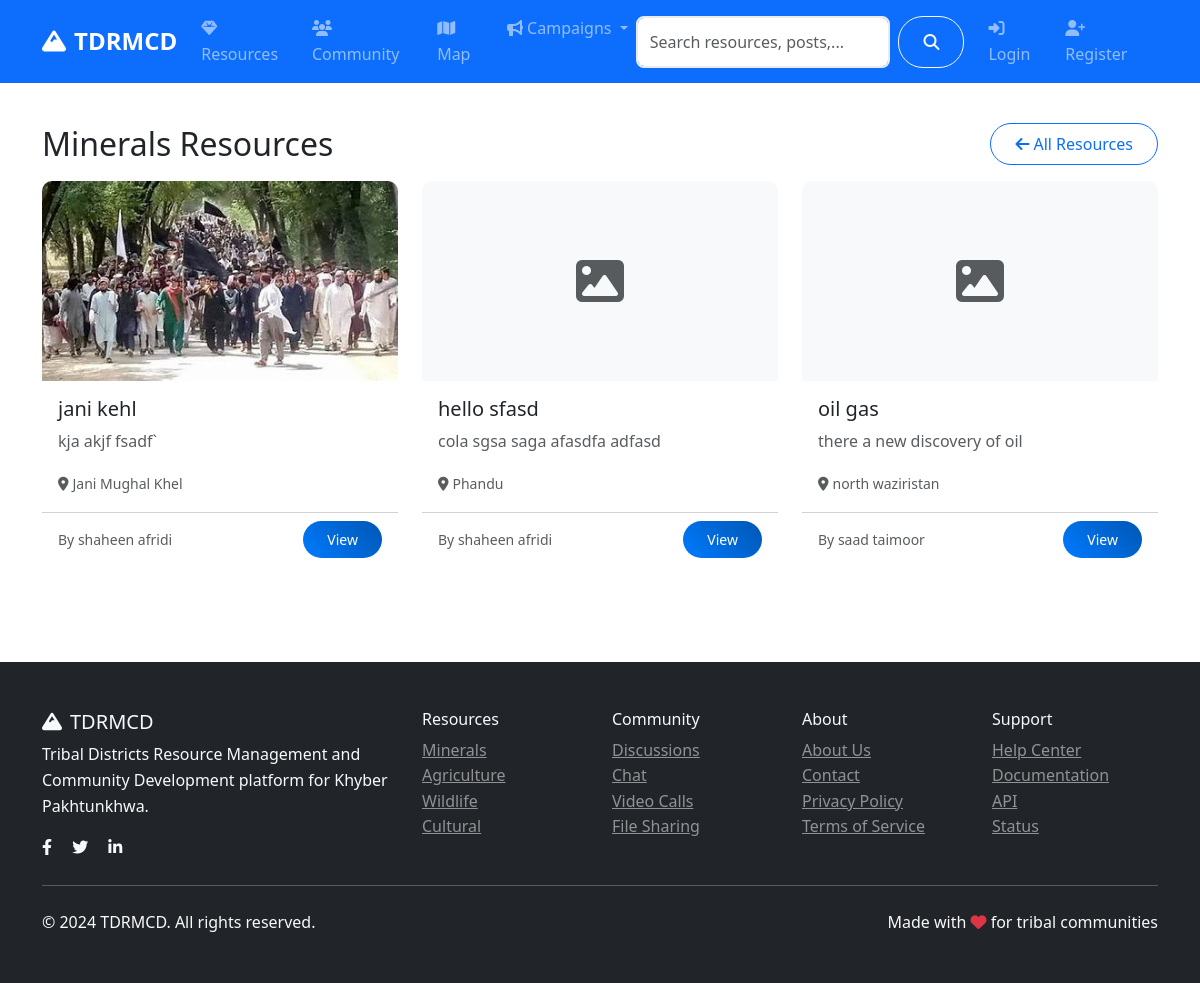
The app's page /resources/categories/minerals, older data.
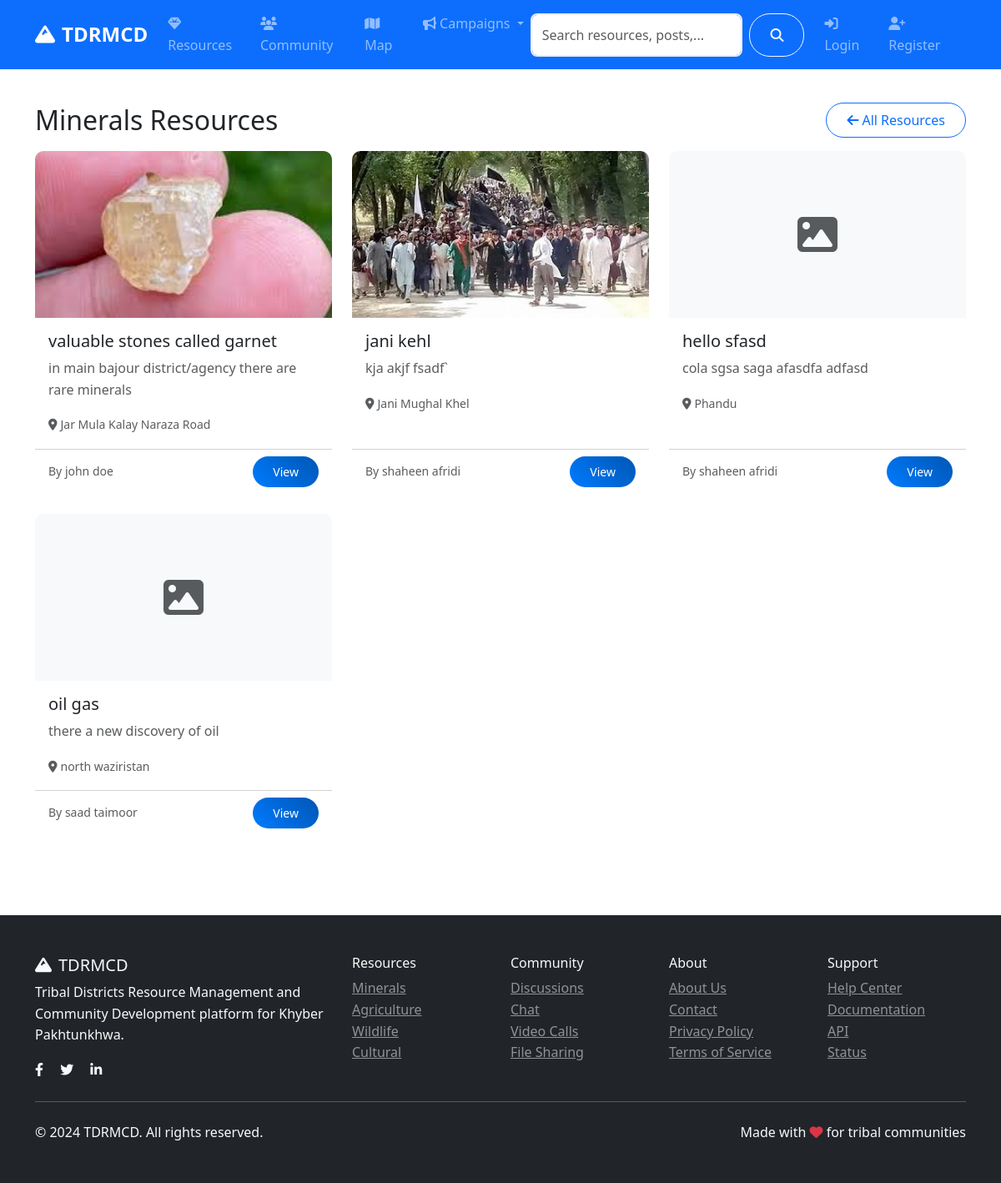
The same page, newer data.
### models.py (models this page shows, shortened)
class Resource(db.Model):
    id = db.Column(db.Integer, primary_key=True)
    title = db.Column(db.String(200), nullable=False)
    description = db.Column(db.Text, nullable=False)
    category = db.Column(db.String(50), nullable=False)  # minerals, agriculture, wildlife, cultural
    subcategory = db.Column(db.String(50))  # gas, copper, coal, wheat, etc.
    location = db.Column(db.String(200))
    latitude = db.Column(db.Float)
    longitude = db.Column(db.Float)
    economic_value = db.Column(db.String(100))
    sustainability_info = db.Column(db.Text)
    image_url = db.Column(db.String(200))
    attachment_filename = db.Column(db.String(200))  # Stored filename
    attachment_original_name = db.Column(db.String(200))  # Original filename
    attachment_file_type = db.Column(db.String(50))  # File extension
    attachment_file_size = db.Column(db.Integer)  # File size in bytes
    attachment_reference = db.Column(db.Text)  # Required reference for validation
    status = db.Column(db.String(20), default='active')  # active, inactive, under_review
    author_id = db.Column(db.Integer, db.ForeignKey('user.id'), nullable=False)
    created_at = db.Column(db.DateTime, default=datetime.utcnow)
    updated_at = db.Column(db.DateTime, default=datetime.utcnow, onupdate=datetime.utcnow)

class User(UserMixin, db.Model):
    id = db.Column(db.Integer, primary_key=True)
    username = db.Column(db.String(80), unique=True, nullable=False)
    email = db.Column(db.String(120), unique=True, nullable=False)
    password_hash = db.Column(db.String(120), nullable=False)
    first_name = db.Column(db.String(50), nullable=False)
    last_name = db.Column(db.String(50), nullable=False)
    role = db.Column(db.String(20), default='user')  # user, admin, researcher
    location = db.Column(db.String(100))
    bio = db.Column(db.Text)
    avatar = db.Column(db.String(200), default='default.jpg')
    is_active = db.Column(db.Boolean, default=True)
    created_at = db.Column(db.DateTime, default=datetime.utcnow)
    last_seen = db.Column(db.DateTime, default=datetime.utcnow)
    resources = db.relationship('Resource', backref='author', lazy='dynamic')
    posts = db.relationship('CommunityPost', backref='author', lazy='dynamic')
    chat_messages = db.relationship('ChatMessage', backref='sender', lazy='dynamic')
    file_submissions = db.relationship(
        'FileSubmission',
        foreign_keys='FileSubmission.submitter_id',
        backref='submitter',
        lazy='dynamic'
    )
    reviewed_submissions = db.relationship(
        'FileSubmission',
        foreign_keys='FileSubmission.reviewed_by',
        backref='reviewer_user',
        lazy='dynamic'
    )
    notifications = db.relationship('Notification', backref='user', lazy='dynamic')
    def get_full_name(self):
        return f"{self.first_name} {self.last_name}"

### routes/resources.py (the view)
@resources_bp.route('/categories/<category>')
def by_category(category):
    page = request.args.get('page', 1, type=int)
    resources = Resource.query.filter_by(
        category=category,
        status='active'
    ).order_by(Resource.created_at.desc()).paginate(
        page=page, per_page=12, error_out=False
    )
    return render_template('resources/category.html',
                         resources=resources,
                         category=category)

### templates/resources/category.html (shortened to what this page needs)
{% extends "base.html" %}
{% block content %}
<div class="container py-4">
    <div class="d-flex justify-content-between align-items-center mb-3">
        <h2 class="mb-0">{{ category.title() }} Resources</h2>
        <a class="btn btn-outline-primary" href="{{ url_for('resources.index') }}">
            <i class="fas fa-arrow-left me-1"></i>All Resources
        </a>
    </div>
    <div class="row">
        {% if resources.items %}
            {% for resource in resources.items %}
            <div class="col-lg-4 col-md-6 mb-4">
                <div class="card h-100 resource-card">
                    {% if resource.image_url %}
                    <img src="{{ url_for('serve_uploaded_file', subdir='resources', filename=resource.image_url.split('/')[-1]) }}" class="card-img-top" alt="{{ resource.title }}" style="height: 200px; object-fit: cover;">
                    {% else %}
                    <div class="card-img-top bg-light d-flex align-items-center justify-content-center" style="height: 200px;">
                        <i class="fas fa-image fa-3x text-muted"></i>
                    </div>
                    {% endif %}
                    <div class="card-body">
                        <h5 class="card-title">{{ resource.title }}</h5>
                        <p class="text-muted">{{ resource.description[:100] }}{% if resource.description|length > 100 %}...{% endif %}</p>
                        {% if resource.location %}
                        <small class="text-muted"><i class="fas fa-map-marker-alt me-1"></i>{{ resource.location }}</small>
                        {% endif %}
                    </div>
                    <div class="card-footer bg-transparent d-flex justify-content-between align-items-center">
                        <small class="text-muted">By {{ resource.author.get_full_name() }}</small>
                        <a class="btn btn-sm btn-primary" href="{{ url_for('resources.detail', id=resource.id) }}">View</a>
                    </div>
                </div>
            </div>
            {% endfor %}
        {% endif %}
    </div>
</div>
{% endblock %}

Row changes from the older to the newer data that the page shows:
added Resource: image_url (picture), title "valuable stones called garnet", description "in main bajour district/agency there are rare minerals", location "Jar Mula Kalay Naraza Road", author.get_full_name "john doe"
